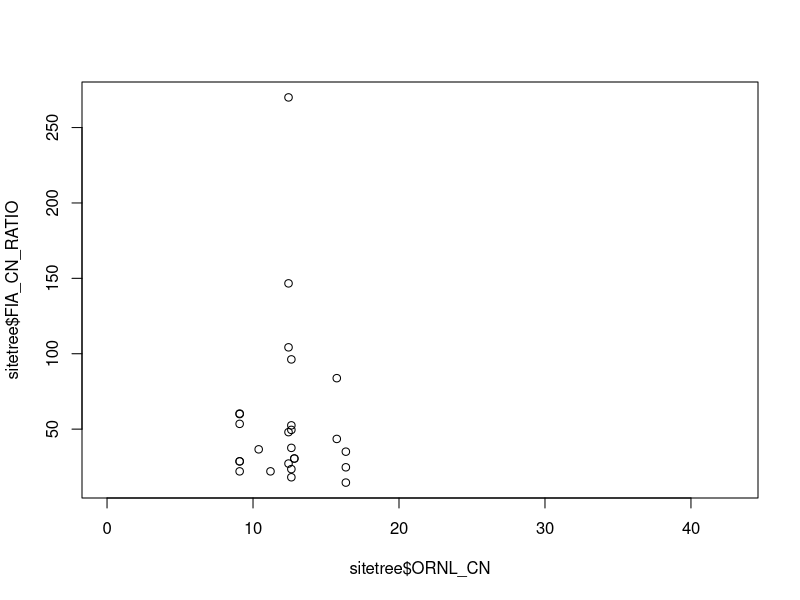
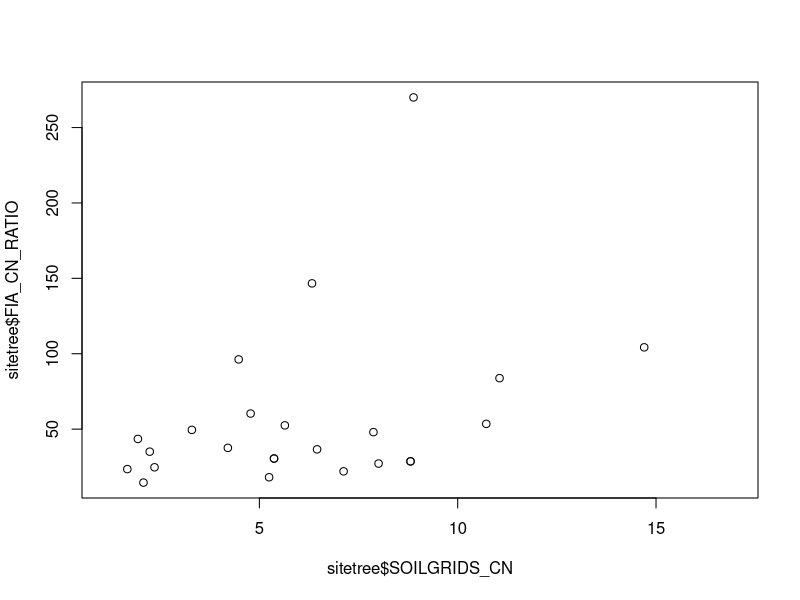

R code for these plots, in order: (Note: this script raises an error after producing the figures.)
setwd("//net.ucf.edu/COS/Profiles/ol732169/Documents/GitHub/FL_Carbon/FL_Carbon")
sitetree<-read.csv("sitetree12.17.19.csv", header=T, sep=",", stringsAsFactors = F)

attach(sitetree)

sitetree$SPCD<-as.factor(sitetree$SPCD)

# calculate soil C:N for ORNL

#sitetree<-mutate(sitetree, ORNL_CN=(SOC_ORNL_kgperm2*1000)/N_ORNL_gperm2)
sitetree$ORNL_CN<-sitetree$SOC_ORNL_kgperm2*1000/sitetree$N_ORNL_gperm2

# calculate weighted averages and soil C:N for Soilgrids data

#sitetree<-mutate(sitetree, SOILGRIDS_C_AVG=((Soilgrids_C_0.5/10)*(1/3))+((Soilgrids_C_5.15/10)*(2/3)))
sitetree$SOILGRIDS_C_AVG<-(sitetree$Soilgrids_C_0.5/10)*(1/3)+((sitetree$Soilgrids_C_5.15/10)*(2/3))
                 
#sitetree<-mutate(sitetree, SOILGRIDS_N_AVG=((Soilgrids_N_0.5/100)*(1/3))+((Soilgrids_N_5.15/100)*(2/3)))                 
sitetree$SOILGRIDS_N_AVG<-(sitetree$Soilgrids_N_0.5/100)*(1/3)+((sitetree$Soilgrids_N_5.15/100)*(2/3))                 

#sitetree<-mutate(sitetree, SOILGRIDS_CN=SOILGRIDS_C_AVG/SOILGRIDS_N_AVG)  
sitetree$SOILGRIDS_CN<-sitetree$SOILGRIDS_C_AVG/sitetree$SOILGRIDS_N_AVG 

sitetree$FIA_CN_RATIO<-as.numeric(sitetree$FIA_CN_RATIO)
sitetree[which(is.finite(sitetree$SOILGRIDS_CN)==F),"SOILGRIDS_CN"]<-NA
#sitetree[which(is.finite(sitetree$FIA_CN_RATIO)==F),"FIA_CN_RATIO"]<-NA
model<-lm(FIA_CN_RATIO~SOILGRIDS_CN, data=sitetree)

# comparing soils data with FIA

plot(sitetree$ORNL_CN, sitetree$FIA_CN_RATIO)                 

plot(sitetree$SOILGRIDS_CN, sitetree$FIA_CN_RATIO)

# checking variable normality

MASS:boxcox(model3)

normali1 <- function (x)
{mnT <- mean(x)
sdT <- sd(x)
h<-hist(x, breaks=10, col="orangered1")
xfit<-seq(min(x),max(x), length=100) 
yfit<-dnorm(xfit,mean=mnT,sd=sdT) 
yfit <- yfit*diff(h$mids[1:2])*length(x) 
lines(xfit, yfit, col="purple3", lwd=2)
qqnorm(x)
qqline(x)
shapiro.test(x)}


normali1(DIA)
sitetree<-mutate(sitetree, logDIA=log10(DIA))
normali1(sitetree$logDIA)
sitetree<-mutate(sitetree, lnDIA=log(DIA))
normali1(sitetree$lnDIA)

normali1(AVG_TEMP_bioclim)
sitetree<-mutate(sitetree, logAVG_TEMP=log10(AVG_TEMP_bioclim))
normali1(sitetree$logAVG_TEMP)
sitetree<-mutate(sitetree, lnAVG_TEMP=log(AVG_TEMP_bioclim))
normali1(sitetree$lnAVG_TEMP)

normali1(SOILGRIDS_CN)
sitetree<-mutate(sitetree, logSOILGRIDS_CN=log10(SOILGRIDS_CN))
normali1(na.omit(sitetree$logSOILGRIDS_CN))

normali1(AGEDIA)
sitetree<-mutate(sitetree, logAGEDIA=log10(AGEDIA))
normali1(sitetree$logAGEDIA)

normali1(SOIL_MOIS)
sitetree<-mutate(sitetree, logSOIL_MOIS=log10(SOIL_MOIS))
normali1(sitetree$logSOIL_MOIS)

# looking at trends

pairs(DIA~AVG_TEMP_bioclim+AGEDIA+SOILGRIDS_CN+SOIL_MOIS+SPCD)

pairs(DIA~AVG_TEMP_bioclim+AGEDIA+ORNL_CN+SOIL_MOIS+SPCD)

# building models

model1<-lm(logDIA~AVG_TEMP_bioclim+AGEDIA+SOILGRIDS_CN+SOIL_MOIS+SPCD)
summary(model1)
plot(model1)

model2<-lm(na.omit(logDIA~AVG_TEMP_bioclim+AGEDIA+logSOILGRIDS_CN+SOIL_MOIS+SPCD))
summary(model2)
plot(model2)

model3<-lm(logDIA~logAVG_TEMP+AGEDIA+logSOILGRIDS_CN+SOIL_MOIS+SPCD)
summary(model3)

model4<-lm(logDIA~logAVG_TEMP+logAGEDIA+logSOILGRIDS_CN+SOIL_MOIS+SPCD)
summary(model4)
plot(model4)

model5<-lm(logDIA~logAVG_TEMP_bioclim+logAGEDIA+logSOILGRIDS_CN+SOIL_MOIS+SPCD)

AICctab(model1, model2, model3, model4, base=T, delta=T, weights=T)

# subsetting species

shortleaf<-subset(sitetree, sitetree$SPCD=="110")
slashpine<-subset(sitetree, sitetree$SPCD=="111")
longleaf<-subset(sitetree, sitetree$SPCD=="121")
pondpine<-subset(sitetree, sitetree$SPCD=="128")
loblolly<-subset(sitetree, sitetree$SPCD=="131")

model6<-lm(na.omit(slashpine$logDIA~slashpine$logAVG_TEMP+slashpine$logAGEDIA+slashpine$logSOILGRIDS_CN+slashpine$SOIL_MOIS))
summary(model6)
plot(model4)